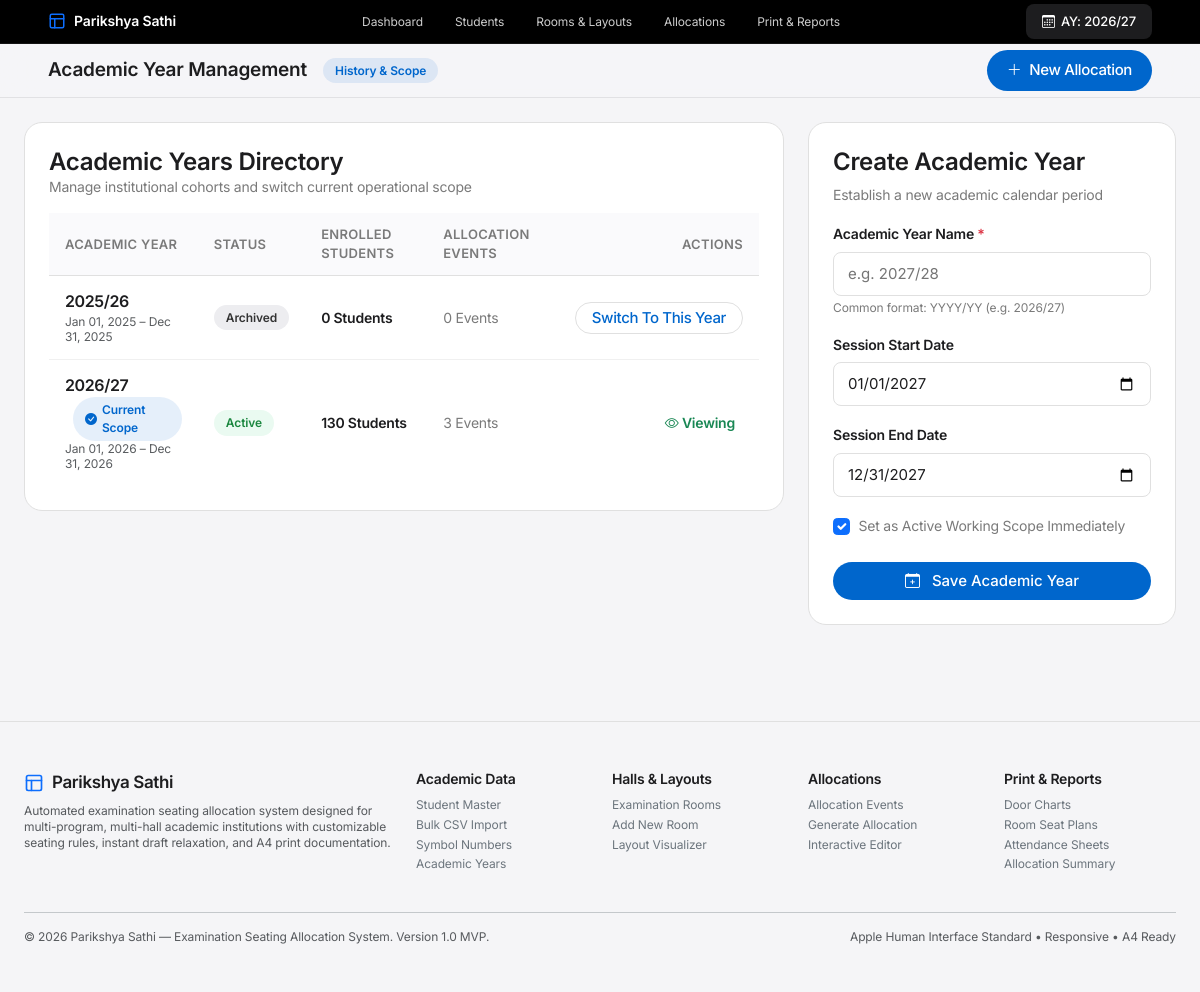
The page /_legacy_php/pages/academic-years/index.php on the database as committed earlier.
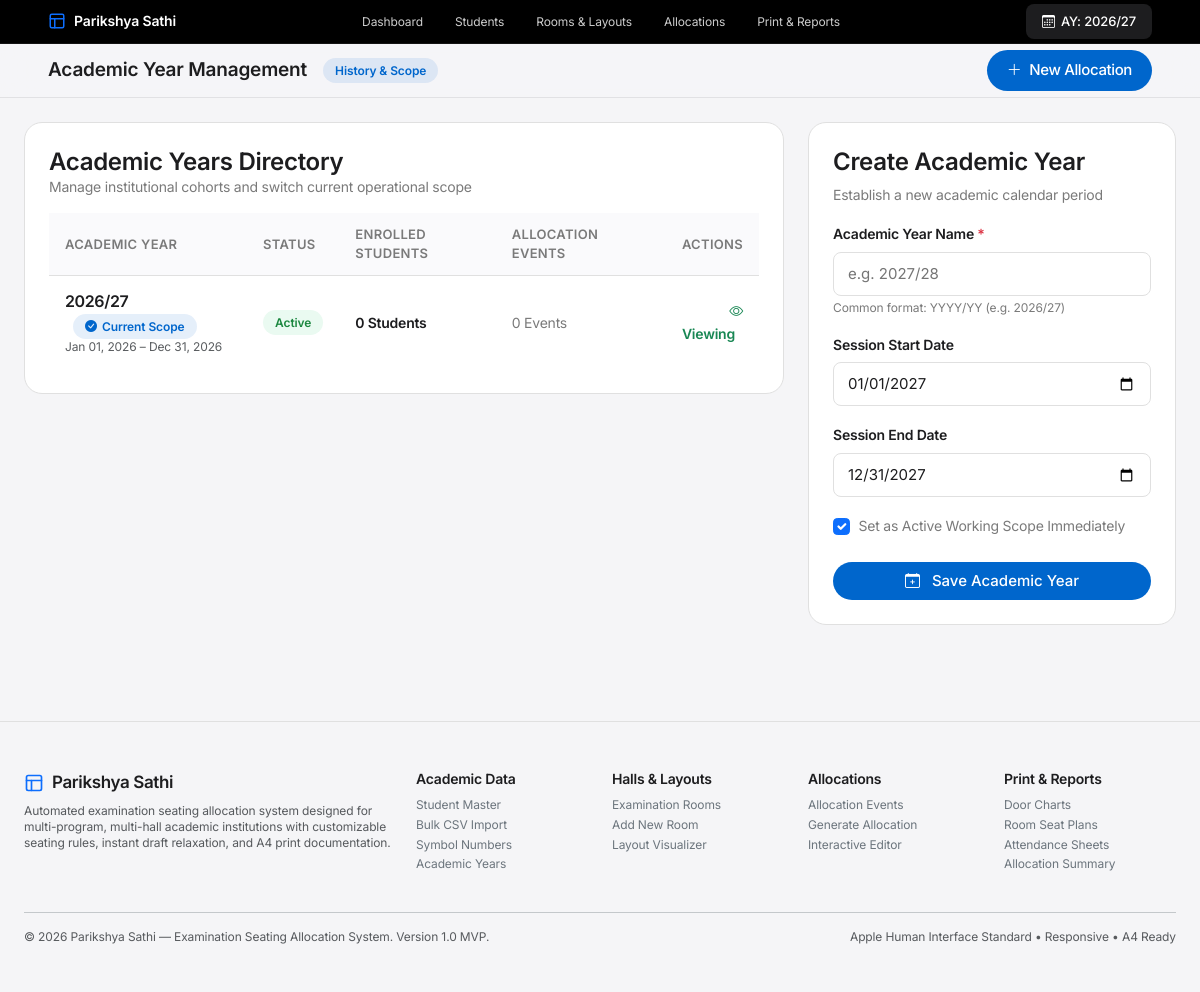
The same page on the database as committed later.
### tables this page shows
CREATE TABLE academic_years (
    id INTEGER PRIMARY KEY AUTOINCREMENT,
    name VARCHAR(50) NOT NULL,
    start_date DATE NULL,
    end_date DATE NULL,
    status VARCHAR(20) NOT NULL DEFAULT 'active', -- 'active', 'archived'
    is_active INTEGER NOT NULL DEFAULT 0,
    created_at TIMESTAMP DEFAULT CURRENT_TIMESTAMP,
    updated_at TIMESTAMP DEFAULT CURRENT_TIMESTAMP
);

### includes/functions.php (called while the page is built, shortened)
<?php
require_once __DIR__ . '/../config/db.php';
function base_url(string $path = ''): string {
    $scriptDir = dirname($_SERVER['SCRIPT_NAME'] ?? '');
    $scriptDir = str_replace('\\', '/', $scriptDir);
    $root = '';
    $parts = explode('/', trim($scriptDir, '/'));
    $cleanPath = ltrim($path, '/');
    return ($root ? $root : '') . '/' . $cleanPath;
}
function format_date(?string $dateStr): string {
    $timestamp = strtotime($dateStr);
    return $timestamp ? date('M d, Y', $timestamp) : $dateStr;
}

### config/db.php (called while the page is built, shortened)
<?php
function get_db(): PDO {
    static $pdo = null;
    if ($pdo !== null) {
        return $pdo;
    }
    try {
        if (DB_DRIVER === 'sqlite') {
            $dsn = 'sqlite:' . DB_SQLITE_PATH;
            $pdo = new PDO($dsn);
            $pdo->setAttribute(PDO::ATTR_ERRMODE, PDO::ERRMODE_EXCEPTION);
            $pdo->setAttribute(PDO::ATTR_DEFAULT_FETCH_MODE, PDO::FETCH_ASSOC);
            $pdo->exec("PRAGMA foreign_keys = ON;");
        }
    } catch (PDOException $e) {
        die("<div style='font-family:sans-serif;padding:30px;max-width:600px;margin:50px auto;border-radius:12px;background:#fff0f0;color:#c00;border:1px solid #fcc;'>
            <h3>Database Connection Error</h3>
            <p>" . htmlspecialchars($e->getMessage()) . "</p>
            <p>Ensure PHP PDO extension is enabled.</p>
        </div>");
    }
    return $pdo;
}
function get_active_academic_year(): array {
    $db = get_db();
    $yearId = $_SESSION['active_academic_year_id'] ?? null;
    if ($yearId) {
        $stmt = $db->prepare("SELECT * FROM academic_years WHERE id = ?");
        $stmt->execute([$yearId]);
        $year = $stmt->fetch();
        if ($year) return $year;
    }
    $year = $db->query("SELECT * FROM academic_years WHERE is_active = 1 LIMIT 1")->fetch();
    return $year ?: ['id' => 1, 'name' => '2026/27', 'status' => 'active'];
}

### _legacy_php/pages/academic-years/index.php (the view, shortened to what the changed rows need)
<?php
require_once __DIR__ . '/../../includes/functions.php';
$db = get_db();
$years = $db->query("SELECT y.*,
    (SELECT COUNT(*) FROM students WHERE academic_year_id = y.id AND is_deleted = 0) as student_count,
    (SELECT COUNT(*) FROM allocation_events WHERE academic_year_id = y.id) as event_count
    FROM academic_years y
    ORDER BY y.id DESC")->fetchAll();
$pageHeading = 'Academic Year Management';
require_once __DIR__ . '/../../includes/header.php';
?>
<div class="row g-4">
    <div class="col-12 col-lg-8">
        <div class="apple-card">
            <div class="table-responsive">
                <table class="table-apple">
                    <thead>
                        <tr>
                            <th>Academic Year</th>
                            <th>Status</th>
                            <th>Enrolled Students</th>
                            <th>Allocation Events</th>
                            <th class="text-end">Actions</th>
                        </tr>
                    </thead>
                    <tbody>
                        <?php foreach ($years as $yr): ?>
                            <?php $isCurrentlyActive = ((int)$yr['id'] === (int)$activeYear['id']); ?>
                            <tr class="<?= $isCurrentlyActive ? 'table-light' : '' ?>">
                                <td>
                                    <div class="body-strong fs-6">
                                        <?= htmlspecialchars($yr['name']) ?>
                                        <?php if ($isCurrentlyActive): ?>
                                            <span class="badge-apple badge-apple-primary ms-2"><i class="bi bi-check-circle-fill"></i> Current Scope</span>
                                        <?php endif; ?>
                                    </div>
                                    <div class="fine-print text-muted">
                                        <?= format_date($yr['start_date']) ?> – <?= format_date($yr['end_date']) ?>
                                    </div>
                                </td>
                                <td>
                                    <?php if ($yr['status'] === 'active'): ?>
                                        <span class="badge-apple badge-apple-success">Active</span>
                                    <?php else: ?>
                                        <span class="badge-apple badge-apple-neutral">Archived</span>
                                    <?php endif; ?>
                                </td>
                                <td>
                                    <span class="caption-strong"><?= (int)$yr['student_count'] ?> Students</span>
                                </td>
                                <td>
                                    <span class="caption"><?= (int)$yr['event_count'] ?> Events</span>
                                </td>
                                <td class="text-end">
                                    <?php if (!$isCurrentlyActive): ?>
                                        <a href="?switch=<?= $yr['id'] ?>" class="btn-apple-secondary btn-sm py-1 px-3">
                                            Switch To This Year
                                        </a>
                                    <?php else: ?>
                                        <span class="text-success caption fw-semibold me-2"><i class="bi bi-eye"></i> Viewing</span>
                                    <?php endif; ?>
                                </td>
                            </tr>
                        <?php endforeach; ?>
                    </tbody>
                </table>
            </div>
        </div>
    </div>
</div>
<?php
require_once __DIR__ . '/../../includes/footer.php';
?>

### includes/header.php (shortened to what the changed rows need)
<?php
require_once __DIR__ . '/functions.php';
$activeYear = get_active_academic_year();
?>
<!DOCTYPE html>
<html lang="en">
<head>
    <link href="https://cdn.jsdelivr.net/npm/bootstrap@5.3.3/dist/css/bootstrap.min.css" rel="stylesheet">
    <link rel="stylesheet" href="https://cdn.jsdelivr.net/npm/bootstrap-icons@1.11.3/font/bootstrap-icons.min.css">
    <link rel="stylesheet" href="<?= base_url('assets/css/design-system.css') ?>">
</head>
<body>
<nav class="global-nav">
    <div class="container-fluid d-flex justify-content-between align-items-center px-lg-4">
        <div class="d-flex align-items-center gap-2">
            <a href="<?= base_url('pages/academic-years/index.php') ?>" class="btn-apple-dark" title="Switch Academic Year">
                <i class="bi bi-calendar3"></i>
                <span>AY: <?= htmlspecialchars($activeYear['name']) ?></span>
            </a>
        </div>
    </div>
</nav>
<header class="sub-nav-frosted">
    <div class="container-fluid d-flex justify-content-between align-items-center px-lg-4">
        <div class="d-flex align-items-center gap-3">
            <h1 class="category-title"><?= isset($pageHeading) ? htmlspecialchars($pageHeading) : 'Exam Seating Allocation' ?></h1>
        </div>
    </div>
</header>
<main class="container-fluid px-lg-4 py-4" style="max-width: 1440px;">

Rows that differ between the two databases and show on the page:
removed academic_years: name "2025/26", start_date "Jan 01, 2025", end_date "Dec 31, 2025", status "Archived", student_count "0", event_count "0"
computed for academic_years: student_count "130" → "0"; event_count "3" → "0"
